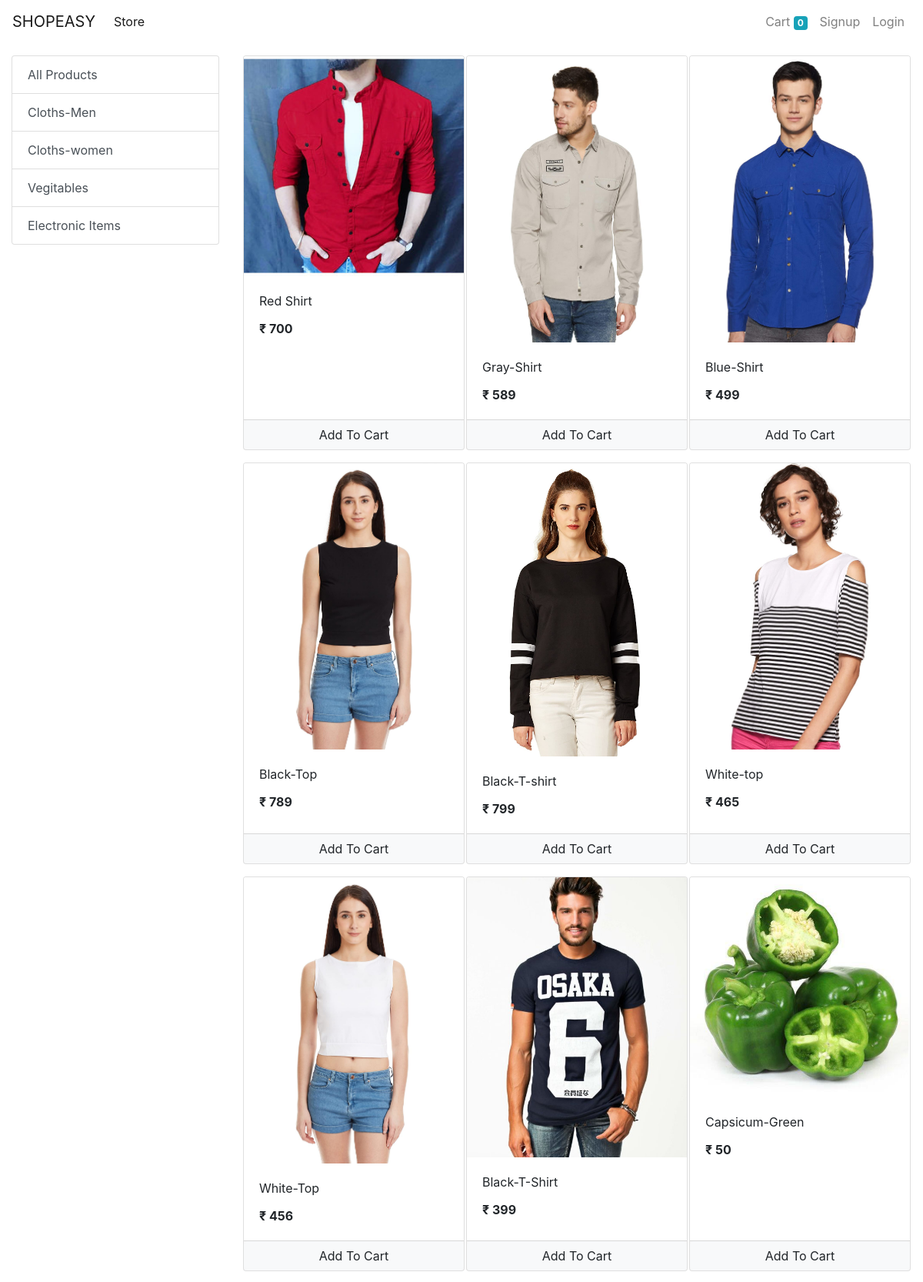
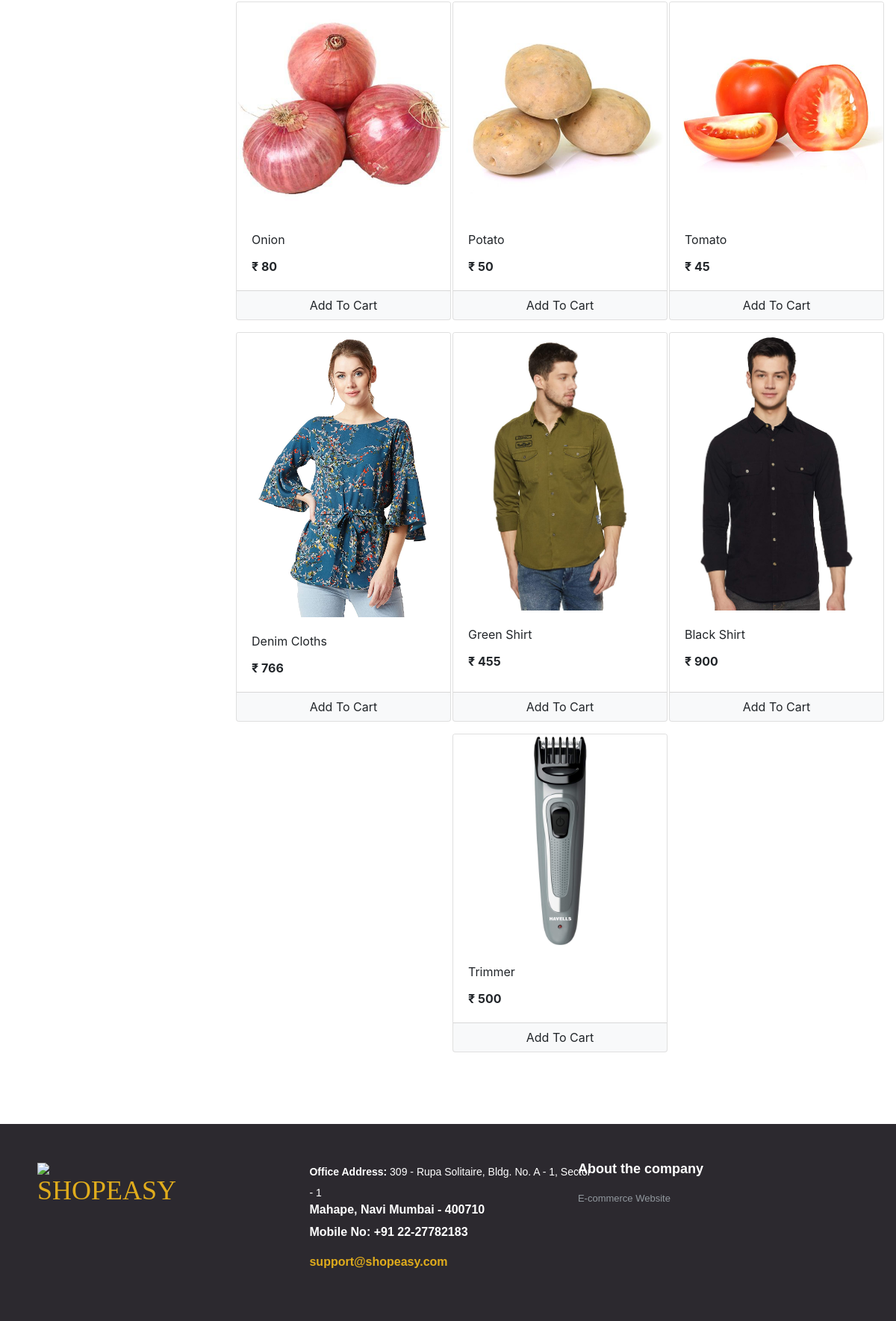
The app's page /store with its own data (2 pictures, top to bottom).
### store/models/category.py (models this page shows, shortened)
class Category(models.Model):
    name = models.CharField(max_length=20)
    @staticmethod
    def get_all_categories():
        return Category.objects.all()

### store/models/product.py (models this page shows, shortened)
class Product(models.Model):
    name = models.CharField(max_length=50)
    price = models.IntegerField(default=0)
    category = models.ForeignKey(Category, on_delete=models.CASCADE, default=1)
    description = models.CharField(max_length=200, default='' , null=True , blank=True)
    image = models.ImageField(upload_to='uploads/products/')
    @staticmethod
    def get_all_products():
        return Product.objects.all()

### store/views/Home.py (the view)
# urls.py: path('',include('store.urls'))
def store(request):
    cart = request.session.get('cart')
    if not cart:
        request.session['cart'] = {}
    products = None
    categories = Category.get_all_categories()
    category_id = request.GET.get('category')
    if category_id:
        products = Product.get_all_products_by_category_id(category_id)
    else:
        products = Product.get_all_products();
    data = {}
    data['products'] = products
    data['categories'] = categories
    print('you are : ', request.session.get('email'))
    return render(request, 'index.html', data)

### store/templatetags/cart.py (called while the page is built)
@register.filter(name='is_in_cart')
def is_in_cart(product, cart):
    keys = cart.keys()
    for id in keys:
        if int(id) == product.id:
            return True
    return False;

### store/templatetags/custom_filter.py (called while the page is built)
@register.filter(name='currency')
def currency(number):
    return "₹ " + str(number)

### store/templates/index.html (shortened to what this page needs)
{% extends 'base.html' %}
{% block content %}
{% load cart %}
{% load custom_filter %}
<div class="container-fluid mt-3">
    <div class="row">
        <div class="col-lg-3 mx-auto">
            <div class="list-group">
                <a href="/" class="list-group-item list-group-item-action">All Products</a>
                {% for category in categories %}
                <a href="/?category={{category.id}}"
                   class="list-group-item list-group-item-action">{{category.name}}</a>
                {% endfor %}
            </div>
        </div>
        <div id='products' class="col-lg-9 mx-auto">
            <div class="row mx-auto">
                {% for product in products %}
                <div class="card mx-auto mb-3" id={{product.id}} style="width: 18rem;">
                    <img class="card-img-top" src="{{product.image.url}}" alt="Card image cap">
                    <div class="card-body">
                        <p class="card-title">{{product.name}}</p>
                        <p class="card-text"><b>{{product.price|currency}}</b></p>
                    </div>
                    <div class="card-footer p-0 no-gutters">
						{% if product|is_in_cart:request.session.cart %}
						<div class="row no-gutters">
							<form action="/#{{product.id}}" class="col-2 " method="post">
								{% csrf_token %}
								<input hidden type="text" name='product' value='{{product.id}}'>
								<input hidden type="text" name='remove' value='True'>
								<input type="submit" value=" - " class="btn btn-block btn-light border-right">
							</form>
							<div class="text-center col">{{product|cart_quantity:request.session.cart}} in Cart</div>
							<form action="/#{{product.id}}" class="col-2 " method="post">
								{% csrf_token %}
								<input hidden type="text" name='product' value='{{product.id}}'>
								<input type="submit" value=" + " class="btn btn-block btn-light border-left">
							</form>
						</div>
						{% else %}
						<form action="/#{{product.id}}" method="POST" class="btn-block">
							<input type="submit" class="float-right btn btn-light  form-control"
								value="Add To Cart">
						</form>
						{% endif %}
                    </div>
                </div>
                {% endfor %}
            </div>
        </div>
    </div>
</div>
<div>
    <footer class="footer-distributed">
			<div class="footer-left">
          <img src="img/logo.png">
				<h3><span>SHOPEASY</span></h3>
			</div>
			<div class="footer-center">
				<div>
                    <p><span><b>Office Address:</b> 309 - Rupa Solitaire,
						 Bldg. No. A - 1, Sector - 1</span>
						Mahape, Navi Mumbai - 400710</p>
				</div>
				<div>
					<p>Mobile No: +91 22-27782183</p>
				</div>
				<div>
					<p><a href="mailto:support@eduonix.com">support@shopeasy.com</a></p>
				</div>
			</div>
			<div class="footer-right">
				<p class="footer-company-about">
					<span>About the company</span>
					E-commerce Website</p>
			</div>
		</footer>
</div>
{% endblock %}

### store/templates/base.html (style rules this page uses)
.footer-distributed { background-color: #2c292f; box-sizing: border-box; width: 100%; text-align: left; font: bold 16px sans-serif; padding: 50px 50px 60px 50px; margin-top: 80px; }
.footer-distributed .footer-left, .footer-distributed .footer-center, .footer-distributed .footer-right { display: inline-block; vertical-align: top; }
.footer-distributed .footer-left { width: 30%; }
.footer-distributed h3 { color: #ffffff; font: normal 36px 'Cookie', cursive; margin: 0; }
.footer-distributed .footer-left img { width: 30%; }
.footer-distributed h3 span { color: #e0ac1c; }
.footer-distributed .footer-center { width: 35%; }
.footer-distributed .footer-center p { display: inline-block; color: #ffffff; vertical-align: middle; margin:0; }
.footer-distributed .footer-center p span { display:block; font-weight: normal; font-size:14px; line-height:2; }
.footer-distributed .footer-center p a { color: #e0ac1c; text-decoration: none;; }
.footer-distributed .footer-right { width: 30%; }
.footer-distributed .footer-company-about { line-height: 20px; color: #92999f; font-size: 13px; font-weight: normal; margin: 0; }
.footer-distributed .footer-company-about span { display: block; color: #ffffff; font-size: 18px; font-weight: bold; margin-bottom: 20px; }

### records on screen
Category: name "Cloths-Men"
Category: name "Cloths-women"
Category: name "Vegitables"
Category: name "Electronic Items"
Product: image (picture), name "Red Shirt", price "₹ 700"
Product: image (picture), name "Gray-Shirt", price "₹ 589"
Product: image (picture), name "Blue-Shirt", price "₹ 499"
Product: image (picture), name "Black-Top", price "₹ 789"
Product: image (picture), name "Black-T-shirt", price "₹ 799"
Product: image (picture), name "White-top", price "₹ 465"
Product: image (picture), name "White-Top", price "₹ 456"
Product: image (picture), name "Black-T-Shirt", price "₹ 399"
Product: image (picture), name "Capsicum-Green", price "₹ 50"
Product: image (picture), name "Onion", price "₹ 80"
Product: image (picture), name "Potato", price "₹ 50"
Product: image (picture), name "Tomato", price "₹ 45"
Product: image (picture), name "Denim Cloths", price "₹ 766"
Product: image (picture), name "Green Shirt", price "₹ 455"
Product: {{ product.id }} 18 (drawn), image (picture), name "Black Shirt", price "₹ 900"
Product: image (picture), name "Trimmer", price "₹ 500"

### other values on screen
{{ request.session.cart.keys|length }} "0"
